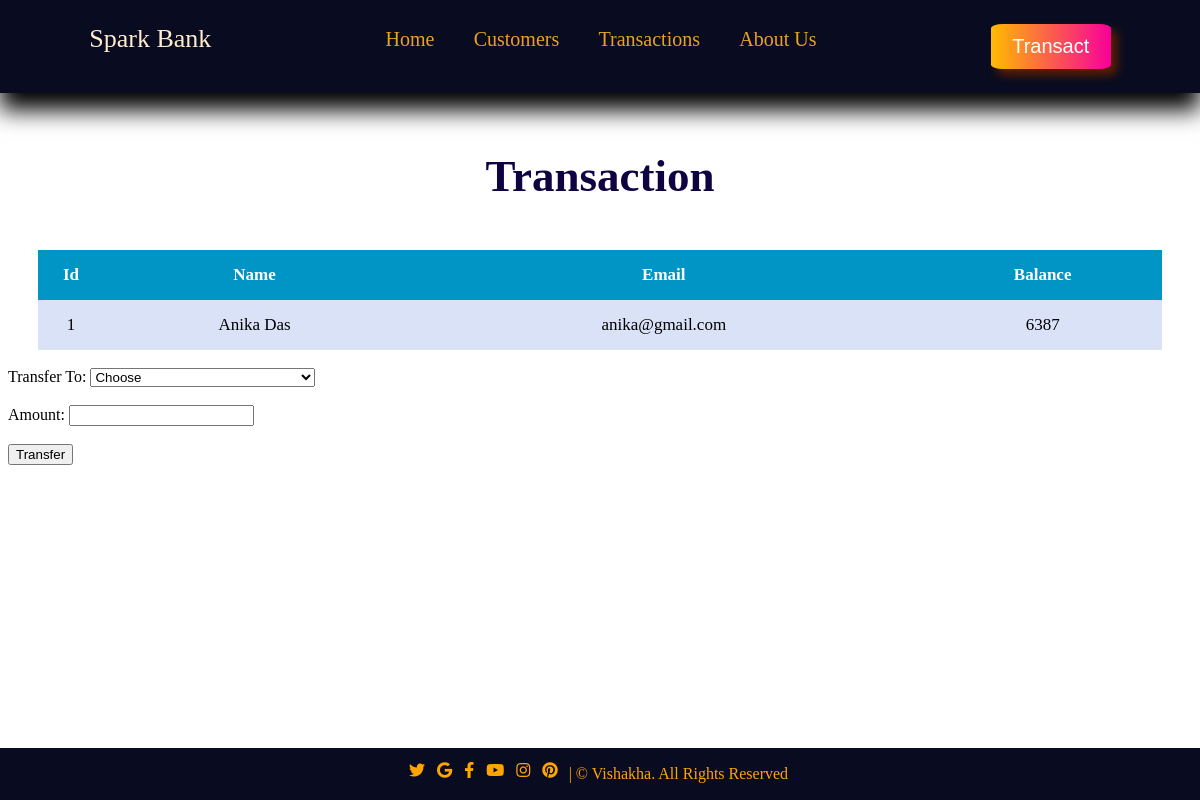
Page /1transaction.php?id=1 on the committed database.
### tables this page shows
CREATE TABLE `users` (
  `id` int(3) NOT NULL,
  `name` text NOT NULL,
  `email` varchar(30) NOT NULL,
  `balance` int(8) NOT NULL
);

### 1transaction.php (the view, shortened to what this page needs)
<?php
include 'header.php';
?>
<div class="container">
        <center><h1>Transaction</h1></center>
            <?php
                include 'db.php';
                $sid=$_GET['id'];
                $sql = "SELECT * FROM  users where id=$sid";
                $result=mysqli_query($conn,$sql);
                $rows=mysqli_fetch_assoc($result);
            ?>
        <form method="post" name="tcredit" class="tabletext" ><br>
        <div class="user-details">
            <center>
                <table>
                    <tr>
                        <th>Id</th>
                        <th>Name</th>
                        <th>Email</th>
                        <th>Balance</th>
                    </tr>
                    <tr>
                        <td><?php echo $rows['id'] ?></td>
                        <td><?php echo $rows['name'] ?></td>
                        <td><?php echo $rows['email'] ?></td>
                        <td><?php echo $rows['balance'] ?></td>
                    </tr>
                </table>
            </center>
        </div>
        <br>
        <label>Transfer To:</label>
        <select name="to" class="form-control" required>
            <option value="" disabled selected>Choose</option>
        </select>
        <br>
        <br>
            <label>Amount:</label>
            <input type="number" class="form-control" name="amount" required>
            <br><br>
                <div class="text-center" >
            <button class="btn mt-3" name="submit" type="submit" id="myBtn">Transfer</button>
            </div>
        </form>
    <div class="space" >
    </div>
    </div>
    <?php include 'footer.php';?>

### css/style.css (style rules this page uses)
table { align-items: center; border: none; border-collapse: collapse; width: 95%; font-size: 17px; }
tr { padding: 10px; }
tr:nth-child(1) { background-color: #0095c5; color: white; padding: 2%; }
tr:nth-child(even) { background-color: #d9e2f7; }
th, td { text-align: center; padding: 1%; }
.container { top: 120px; left: 0; height: auto; z-index: -1; position: relative; background-color: rgb(255, 255, 255); bottom: 100px; }
.container h1 { text-align: center; color: rgb(15, 4, 65); font-size: 45px; font-weight: 700; }
.container .user-details table { align-items: center; border: none; border-collapse: collapse; width: 95%; height: 100px; font-size: 17px; }
.container .user-details tr { padding: 4px; }
.container .user-details tr:nth-child(1) { background-color: #0095c5; color: white; }
.container .user-details tr:nth-child(even) { background-color: #d9e2f7; }
.container .user-details th, td { text-align: center; padding: 1%; padding-top: 0; padding-bottom: 0; }
.container .space { height: 200px; color: white; }

### rows in the picture
users: id "1", name "Anika Das", email "anika@gmail.com", balance "6387"
